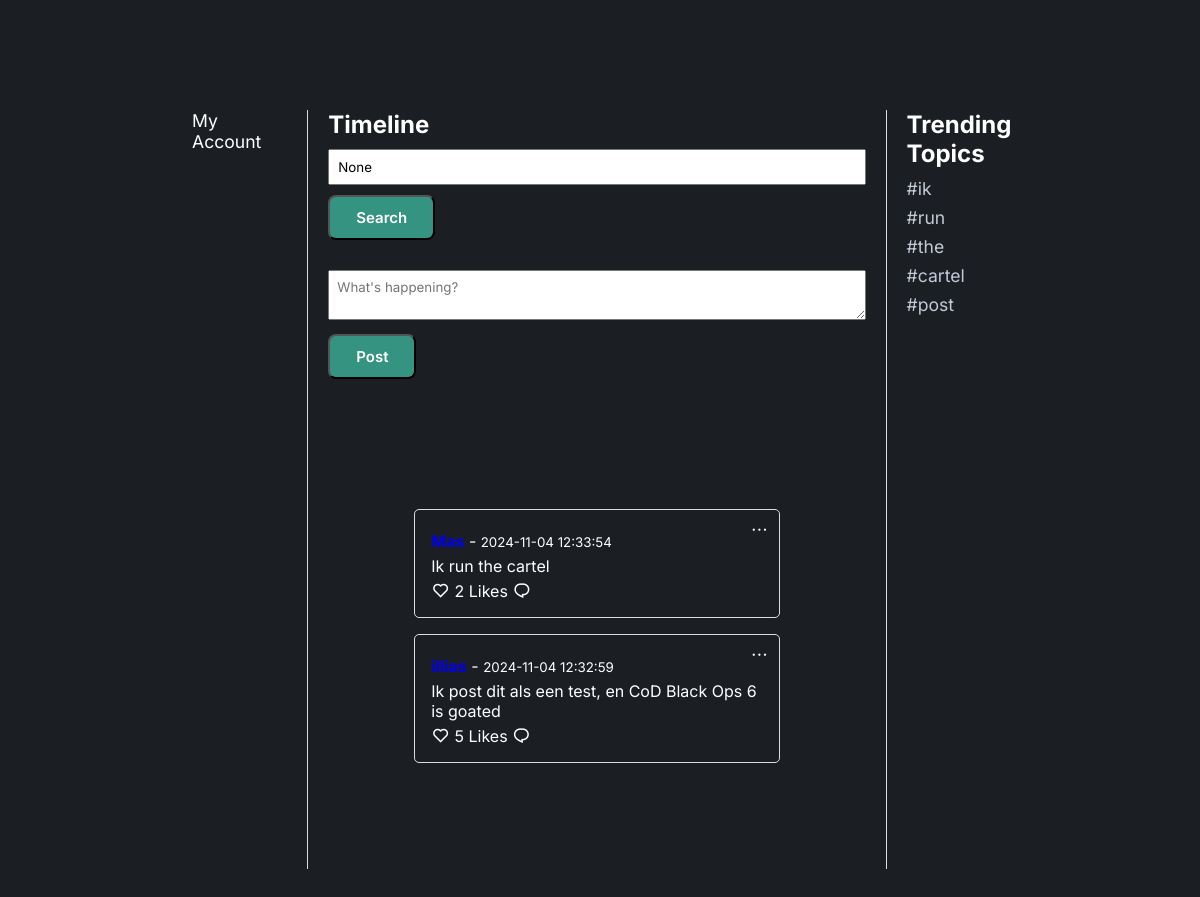
Page /home on the earlier database version.
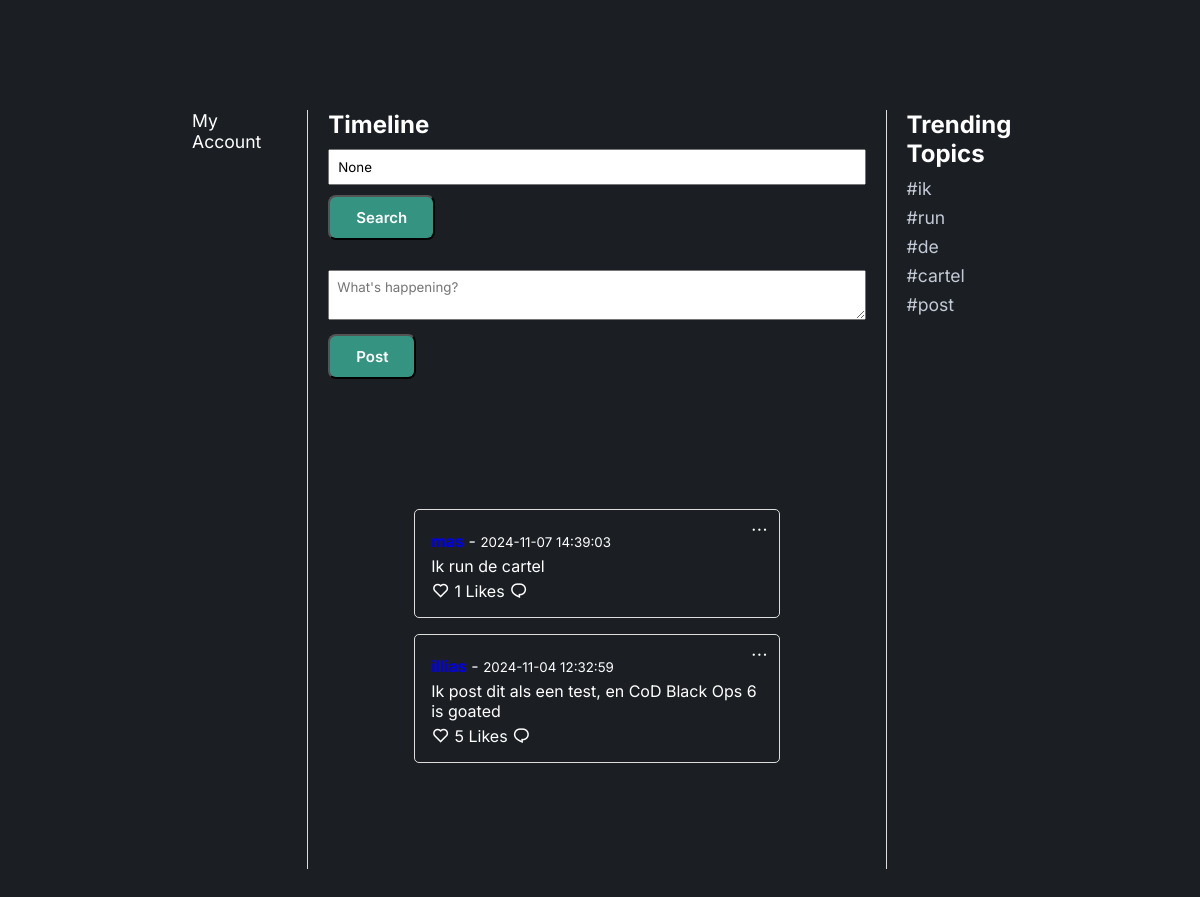
Same page on the later database version.
### app/models.py (models this page shows, shortened)
class Post(db.Model):
    id = db.Column(db.Integer, primary_key=True)
    username = db.Column(db.String(50), nullable=False)
    content = db.Column(db.String(280), nullable=False)
    timestamp = db.Column(db.DateTime, default=datetime.utcnow)
    like_count = db.Column(db.Integer, default=0)
    topics = db.Column(db.String(200))
    comments = db.relationship('Comment', backref='post', cascade="all, delete-orphan")

### app/routes.py (the view)
@main.route('/home')
def home():
    search_query = request.args.get('query')
    if search_query:
        posts = Post.query.filter(
            (Post.username.contains(search_query)) |
            (Post.content.contains(search_query))
        ).order_by(Post.timestamp.desc()).all()
    else:
        posts = Post.query.order_by(Post.timestamp.desc()).all()
    trending_topics = get_trending_topics(posts)
    return render_template('home.html', posts=posts, search_query=search_query, trending_topics=trending_topics)

### app/routes.py (called while the page is built)
def get_trending_topics(posts, num_trends=5):
    words = []
    for post in posts:
        words.extend(post.content.lower().split())
    common_words = Counter(words).most_common(num_trends)
    trending_topics = [word for word, _ in common_words]
    return trending_topics

### app/templates/home.html (shortened to what this page needs)
<!DOCTYPE html>
<html lang="en">
  <head>
    <link rel="stylesheet" href="{{ url_for('static', filename='stylesheet.css') }}" />
    <link href="https://cdn.jsdelivr.net/npm/remixicon@4.3.0/fonts/remixicon.css" rel="stylesheet" />
  </head>
  <body>
    <section>
      <div class="container">
        <div class="main-content">
        <div class="navbar">
          <a href="{{ url_for('main.view_account') }}" class="account-link">My Account</a>
        </div>
          <div class="timeline-content">
            <h1>Timeline</h1>
            <form action="{{ url_for('main.home') }}" method="GET">
              <input type="text" name="query" placeholder="Search posts..." value="{{ search_query }}" />
              <button type="submit" class="i-btn">Search</button>
            </form>
            <form action="{{ url_for('main.post') }}" method="POST">
              <textarea name="content" placeholder="What's happening?" maxlength="280" required></textarea>
              <button type="submit" class="i-btn">Post</button>
            </form>
            <section id="posts">
              {% for post in posts %}
              <div class="post">
                <div class="dropdown">
                  <i class="ri-more-line" onclick="toggleOptionsDropdown('{{ post.id }}')"></i>
                </div>
                <p><strong><a href="{{ url_for('main.view_profile', username=post.username) }}">{{ post.username }}</a></strong> - <small>{{ post.timestamp.strftime('%Y-%m-%d %H:%M:%S') }}</small></p>
              <p>{{ post.content }}</p>
                <form action="{{ url_for('main.like_post', post_id=post.id) }}" method="POST" style="display: inline">
                  <button type="submit"><i class="ri-heart-line"></i></button>
                  <span>{{ post.like_count }} Likes</span>
                </form>
                <button id="toggle-btn-{{ post.id }}" onclick="toggleComments('{{ post.id }}')">
                  <i class="ri-chat-1-line" id="comment-icon-{{ post.id }}"></i>
                </button>
              </div>
              {% endfor %}
            </section>
          </div>
          <div class="trending-topics">
            <h2>Trending Topics</h2>
            <ul>
              {% for topic in trending_topics %}
              <li>#{{ topic }}</li>
              {% endfor %}
            </ul>
          </div>
        </div>
    </section>
  </body>
</html>

### app/static/stylesheet.css (style rules this page uses)
* { padding: 0; margin: 0; box-sizing: border-box; font-family: "Inter", sans-serif; text-decoration: none; list-style: none; scroll-behavior: smooth; }
:root { --text-color: #fff; --bg-color: #1b1f24; --secong-bg-color: #22282f; --third-bg-color: #2d343f; --main-color: #359381; --second-color: #c3cad5; --tertiary-color: #93dfd5; --h1-font: 4.5rem; --h2-font: 2.9rem; --p-font: 1rem; }
body { color: var(--text-color); background: var(--bg-color); overflow-x: hidden; }
section { padding: 110px 16% 90px; background: var(--bg-color); }
.i-btn { display: inline-block; cursor: pointer; padding: 11px 26px; background: var(--main-color); color: var(--text-color); border-radius: 8px; font-size: 15px; font-weight: 600; transition: all 0.5s ease; }
.container { display: flex; justify-content: space-between; max-width: 100%; margin: 0 auto; }
.main-content { display: flex; width: 100%; }
.navbar { width: 15%; padding-right: 20px; border-right: 1px solid #ddd; }
.account-link { color: var(--text-color); font-size: 1.1rem; }
.timeline-content { width: 75%; padding-right: 20px; padding-left: 20px; }
.trending-topics { width: 15%; padding-left: 20px; border-left: 1px solid #ddd; }
.trending-topics h2 { font-size: 1.5em; margin-bottom: 10px; color: var(--text-color); }
.trending-topics ul { list-style-type: none; }
.trending-topics ul li { font-size: 1.1em; color: var(--second-color); margin-bottom: 8px; }
form { margin-bottom: 20px; }
input, textarea { width: 100%; margin: 10px 0; padding: 8px; box-sizing: border-box; }
.post { position: relative; padding: 1rem; margin-bottom: 1rem; border: 1px solid #ddd; border-radius: 5px; }
.post p { margin: 5px 0; }
.post i { font-size: 18px; color: var(--text-color); cursor: pointer; }
.post button { background-color: transparent; color: var(--text-color); border: none; border-radius: 5px; cursor: pointer; }
.dropdown { position: absolute; top: 10px; right: 10px; }

Differences in the rows shown:
changed Post: timestamp "2024-11-04 12:33:54" → "2024-11-07 14:39:03"; content "Ik run the cartel" → "Ik run de cartel"; like_count "2" → "1"
Other differences:
new list line: "# de"
list line gone: "# the"
